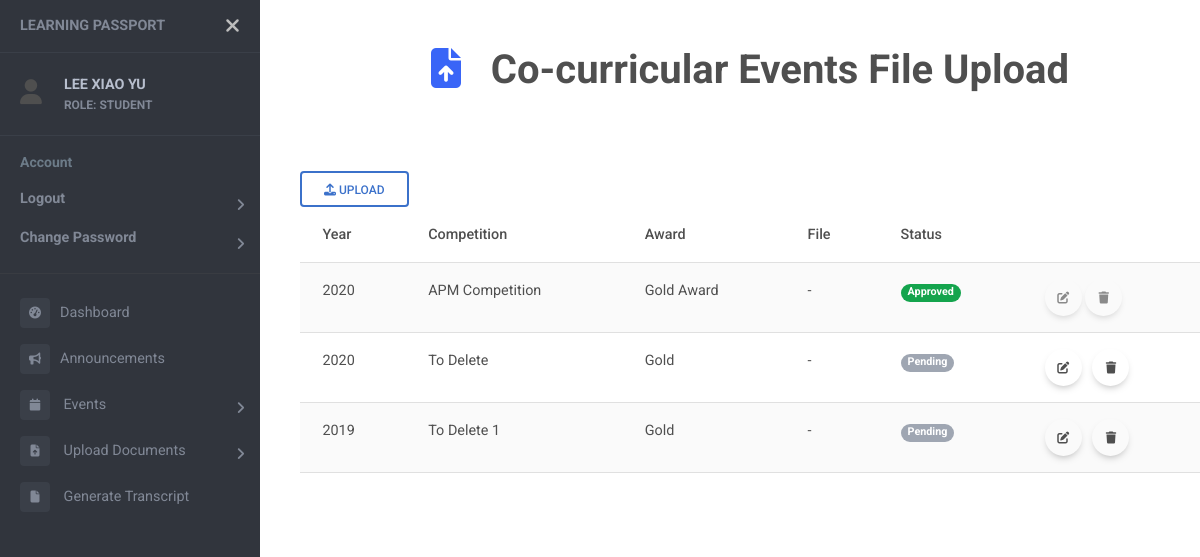
/upload/other (signed in), run on the app's committed database.
### users/models.py (models this page shows)
class User(AbstractUser):
    objects = UserManager()
    email = models.EmailField('email adress', unique=True)
    USERNAME_FIELD = 'email'
    REQUIRED_FIELDS = []
    first_name = None
    last_name = None
    username = None
    full_name = models.CharField(max_length=50, null=True)
    name_chi = models.CharField(max_length=50, null=True)
    password = models.CharField(max_length=128)
    last_login = models.DateTimeField(auto_now=True)
    ROLES = (
        ("SUPER ADMIN", "SUPER ADMIN"),
        ("ADMIN", "ADMIN"),
        ("HEAD OF DEPARTMENT", "HEAD OF DEPARTMENT"),
        ("LECTURER", "LECTURER"),
        ("STUDENT", "STUDENT"),
    )
    role = models.CharField(max_length=20, choices=ROLES, default="STUDENT")
    is_active = models.BooleanField(default=True)
    contact = models.CharField(max_length=20, null=True)
    address = models.CharField(max_length=100, null=True)
    date_inactive = models.DateField(null=True)

### events/models.py (models this page shows)
class OtherComp (models.Model):
    student = models.ForeignKey(Student, on_delete=models.CASCADE, null=True)
    year = models.IntegerField()
    name = models.CharField(max_length=100)
    award = models.CharField(max_length=50)
    status = models.BooleanField(null=True)
    file = models.FileField(upload_to='event_other/', null=True)
    filename = models.CharField(max_length=100, null=True)

### articles/views.py (the view, shortened to what this page needs)
# urls.py: path('upload/other', views.submitOtherComp, name="upload-other"),
def submitOtherComp (request):
    student = Student.objects.get(user_id=request.user.id)
    comps = OtherComp.objects.filter(student=student)
    context = {
        "comps": comps,
        "page_name": "Co-curricular Events File Upload",
        "icon": "fa-solid fa-file-arrow-up",
    }
    return render (request, "upload_other.html", context)

### templates/upload_other.html (shortened to what this page needs)
{% extends "sidebar.html" %} {% block content %} {% load static %}
<head>
  <link rel="stylesheet" type="text/css" href="{% static 'css/uploads.css' %}">
</head>
<br>
<button type="button" class="btn btn-outline-primary" data-mdb-toggle="modal" data-mdb-target="#upload_other">
  <i class="fas fa-upload"></i>
  Upload
</button>
<br>
{% if comps %}
<table class="table table-striped">
  <thead>
    <tr>
      <th>Year</th>
      <th>Competition</th>
      <th>Award</th>
      <th>File</th>
      <th>Status</th>
      <th></th>
    </tr>
  </thead>
  <tbody>
    {% for comp in comps %}
    <tr>
      <td>{{comp.year}}</td>
      <td>{{comp.name}}</td>
      <td>{{comp.award}}</td>
      {% if comp.status != 1 and comp.file %}
      <td><a href="{{ comp.file.url }}">Download File</a></td>
      {% else %}
      <td>-</td>
      {% endif %}
      <td>
        {% if comp.status == 1 %}
        <span class="badge rounded-pill bg-success">Approved</span>
        {% elif comp.status == 0 %}
        <span class="badge rounded-pill bg-danger">Rejected</span>
        {% else %}
        <span class="badge rounded-pill bg-secondary">Pending</span>
        {% endif %}
      </td>
      {% if not comp.status == 1 %}
      <td>
        <div class="button-container">
          <button id="edit-button" type="button" class="edit-button btn btn-floating" data-mdb-toggle="modal"
            data-mdb-target="#edit_comp" data-comp-id="{{ comp.id }}">
            <i class="fas fa-edit"></i>
          </button>
          <form method="POST">
            <button id="comp_delete" type="submit" class="btn btn-floating" value="{{comp.id}}"
              name="other_delete"
              onclick="return confirm('Confirm to delete record for {{comp.name}} {{comp.year}}?')">
              <i class="fas fa-trash"></i>
            </button>
          </form>
        </div>
      </td>
      {% else %}
      <td>
        <div class="button-container">
        <button
        class="btn btn-floating"
        disabled>
        <i class="fas fa-edit"></i>
        </button>
        <button
        class="btn btn-floating"
        disabled
        >
        <i class="fas fa-trash"></i></button>
        </div>
      </td>
      {% endif %}
    </tr>
    {% endfor %}
  </tbody>
</table>
{% else %}
<sub>No uploaded co-curricular award.</sub>
{% endif %}
{% endblock %}

### templates/sidebar.html (shortened to what this page needs)
<!DOCTYPE html>
<html>
<head>
    {% load static %}
    <link rel="stylesheet" href="https://cdnjs.cloudflare.com/ajax/libs/font-awesome/6.4.2/css/all.min.css">
    <link rel="stylesheet" href="{% static 'css/event_list.css' %}">
    <link href="https://cdnjs.cloudflare.com/ajax/libs/mdb-ui-kit/6.4.1/mdb.min.css" rel="stylesheet" />
    <link href="https://fonts.cdnfonts.com/css/mona-sans" rel="stylesheet">
    <link rel="stylesheet" href="{% static 'css/sidebar.css' %}">
</head>
<body>
    <div class="page-wrapper chiller-theme toggled">
        <nav id="sidebar" class="sidebar-wrapper">
            <div class="sidebar-content">
                <div class="sidebar-brand">
                    <a href="#">Learning Passport</a>
                    <div id="close-sidebar">
                        <i class="fas fa-times"></i>
                    </div>
                </div>
                {% if request.user.is_authenticated %}
                    <div class="sidebar-header">
                        <div style="display: flex; vertical-align: middle; align-items: center;">
                            <div>
                                <i class="fa fa-user" style="font-size:25px"></i>
                            </div>
                            <div class="user-info">
                                <span class="user-name">
                                    <strong>{{ request.user.full_name }}</strong>
                                </span>
                                <span class="user-role">
                                    <strong>ROLE: {{ request.user.get_role_display }}</strong>
                                </span>
                            </div>
                        </div>
                    </div>
                {% endif %}
                <div class="sidebar-menu">
                    <ul>
                        <li class="header-menu">
                            <span>Account</span>
                            <ul id="userAction">
                                {% if request.user.is_authenticated %}
                                    <li class="sidebar-dropdown">
                                        <a href="{% url 'logout' %}"><strong>Logout</strong></a>
                                    </li>
                                    <li class="sidebar-dropdown">
                                        <a href="{% url 'change-password' %}"><strong>Change Password</strong></a>
                                    </li>
                                    <hr>
                                {% else %}
                                    <li class="sidebar-dropdown">
                                        <a href="{% url 'login' %}"><strong>Login</strong></a>
                                    </li>
                                {% endif %}
                            </ul>
                        </li>
                        {% if request.user.is_authenticated %}
                            <li class="sidebar-item">
                                <a href="{% url 'dashboard' %}"><i class="fa-solid fa-tachometer-alt"></i>Dashboard</a>
                            </li>
                            <li class="sidebar-item">
                                <a href="{% url 'announcements' %}"><i class="fa-solid fa-bullhorn"></i>Announcements</a>
                            </li>
                            <li class="sidebar-dropdown">
                                <a href="#">
                                    <i class="fa fa-calendar"></i>
                                    <span>Events</span>
                                </a>
                            </li>
                            {% if 'STUDENT' in request.user.get_role_display %}
                                <li class="sidebar-dropdown">
                                    <a href="#">
                                        <i class="fa-solid fa-file-arrow-up"></i>
                                        <span>Upload Documents</span>
                                    </a>
                                </li>
                            {% endif %}
                            {% if 'STUDENT' in request.user.role %}
                                <li class="sidebar-item">
                                    <a href="{% url 'generate-transcript' request.user.id %}"><i class="fa-solid fa-file"></i>
                                        <span>Generate Transcript</span>
                                    </a>
                                </li>
                            {% endif %}
                    </ul>
                    {% endif %}
                </div>
            </div>
        </nav>
        <main class="page-content">
            <br>
            {% if page_name or icon %}
            <div class="container-fluid header">
                <br>
                <h1><strong><center>
                    <i class="{{icon}}"></i>
                    {{page_name}}
                </center></strong></h1>
                <br><br>
            </div>
            {% endif %}
            <div class="container-fluid" style="overflow-x: auto;">
                {% block content %}{% endblock %}
            </div>
        </main>
    </div>
</body>
</html>

### static/css/sidebar.css (style rules this page uses)
body { font-size: 0.9rem; }
.header i { color:#3965f7; }
.page-wrapper .sidebar-wrapper, .sidebar-wrapper .sidebar-brand > a, .sidebar-wrapper .sidebar-dropdown > a:after, .sidebar-wrapper .sidebar-menu .sidebar-dropdown .sidebar-submenu li a:before, .sidebar-wrapper ul li a i, .page-wrapper .page-content, .sidebar-wrapper .sidebar-search input.search-menu, .sidebar-wrapper .sidebar-search .input-group-text, .sidebar-wrapper .sidebar-menu ul li a, #show-sidebar, #close-sidebar { -webkit-transition: all 0.3s ease; -moz-transition: all 0.3s ease; -ms-transition: all 0.3s ease; -o-transition: all 0.3s ease; transition: all 0.3s ease; }
.page-wrapper { height: 100vh; }
.page-wrapper.toggled .sidebar-wrapper { left: 0px; }
@media screen and (min-width: 768px) { .page-wrapper.toggled .page-content { padding-left: 300px; } }
.sidebar-wrapper { width: 260px; height: 100%; max-height: 100%; position: fixed; top: 0; left: -300px; z-index: 999; }
.sidebar-wrapper ul { list-style-type: none; padding: 0; margin: 0; }
.sidebar-wrapper a { text-decoration: none; }
.sidebar-content { max-height: calc(100% - 30px); height: calc(100% - 30px); overflow-y: auto; position: relative; }
.sidebar-wrapper .sidebar-brand { padding: 10px 20px; display: flex; align-items: center; }
.sidebar-wrapper .sidebar-brand > a { text-transform: uppercase; font-weight: bold; flex-grow: 1; }
.sidebar-wrapper .sidebar-brand #close-sidebar { cursor: pointer; font-size: 20px; }
.sidebar-wrapper .sidebar-header { padding: 20px; overflow: hidden; }
.sidebar-wrapper .sidebar-header .user-info { float: left; }
.sidebar-wrapper .sidebar-header .user-info > span { display: block; }
.sidebar-wrapper .sidebar-header .user-info .user-role { font-size: 12px; }
.sidebar-wrapper .sidebar-menu { padding-bottom: 10px; }
.sidebar-wrapper .sidebar-menu .header-menu span { font-weight: bold; font-size: 14px; padding: 15px 20px 5px 20px; display: inline-block; }
.sidebar-wrapper .sidebar-menu ul li a { display: inline-block; width: 100%; text-decoration: none; position: relative; padding: 8px 30px 8px 20px; }
.sidebar-wrapper .sidebar-menu ul li a i { margin-right: 10px; font-size: 12px; width: 30px; height: 30px; line-height: 30px; text-align: center; border-radius: 4px; }
.sidebar-wrapper .sidebar-menu .sidebar-dropdown > a:after { font-family: "Font Awesome 5 Free"; font-weight: 900; content: "\f105"; font-style: normal; display: inline-block; font-style: normal; font-variant: normal; text-rendering: auto; -webkit-font-smoothing: antialiased; -moz-osx-font-smoothing: grayscale; text-align: center; background: 0 0; position: absolute; right: 15px; top: 14px; }
.page-wrapper .page-content { display: inline-block; width: 100%; padding-left: 0px; padding-top: 0px; }
.page-wrapper .page-content > div { padding: 0px 0px; }
.page-wrapper .page-content { overflow-x: hidden; }
.chiller-theme .sidebar-wrapper { background: #31353D; }
.chiller-theme .sidebar-wrapper .sidebar-header, .chiller-theme .sidebar-wrapper .sidebar-search, .chiller-theme .sidebar-wrapper .sidebar-menu { border-top: 1px solid #3a3f48; }
.chiller-theme .sidebar-wrapper .sidebar-header .user-info .user-role, .chiller-theme .sidebar-wrapper .sidebar-header .user-info .user-status, .chiller-theme .sidebar-wrapper .sidebar-search input.search-menu, .chiller-theme .sidebar-wrapper .sidebar-search .input-group-text, .chiller-theme .sidebar-wrapper .sidebar-brand>a, .chiller-theme .sidebar-wrapper .sidebar-menu ul li a, .chiller-theme .sidebar-footer>a { color: #818896; }
.chiller-theme .sidebar-wrapper .sidebar-menu ul li:hover>a, .chiller-theme .sidebar-wrapper .sidebar-menu .sidebar-dropdown.active>a, .chiller-theme .sidebar-wrapper .sidebar-header .user-info, .chiller-theme .sidebar-wrapper .sidebar-brand>a:hover, .chiller-theme .sidebar-footer>a:hover i { color: #b8bfce; }
.page-wrapper.chiller-theme.toggled #close-sidebar { color: #bdbdbd; }
.chiller-theme .sidebar-wrapper .sidebar-menu ul li a i, .chiller-theme .sidebar-wrapper .sidebar-menu .sidebar-dropdown div, .chiller-theme .sidebar-wrapper .sidebar-search input.search-menu, .chiller-theme .sidebar-wrapper .sidebar-search .input-group-text { background: #3a3f48; }
.chiller-theme .sidebar-wrapper .sidebar-menu .header-menu span { color: #6c7b88; }

### static/css/uploads.css (style rules this page uses)
.button-container { display: flex; }

### data on the page
User: user.full_name "LEE XIAO YU", user.role "STUDENT"
OtherComp: year "2020", name "APM Competition", award "Gold Award", status "Approved"
OtherComp: year "2020", name "To Delete", award "Gold", shows "Pending"
OtherComp: year "2019", name "To Delete 1", award "Gold", shows "Pending"

### other printed values
{{ page_name }} "Co-curricular Events File Upload"
